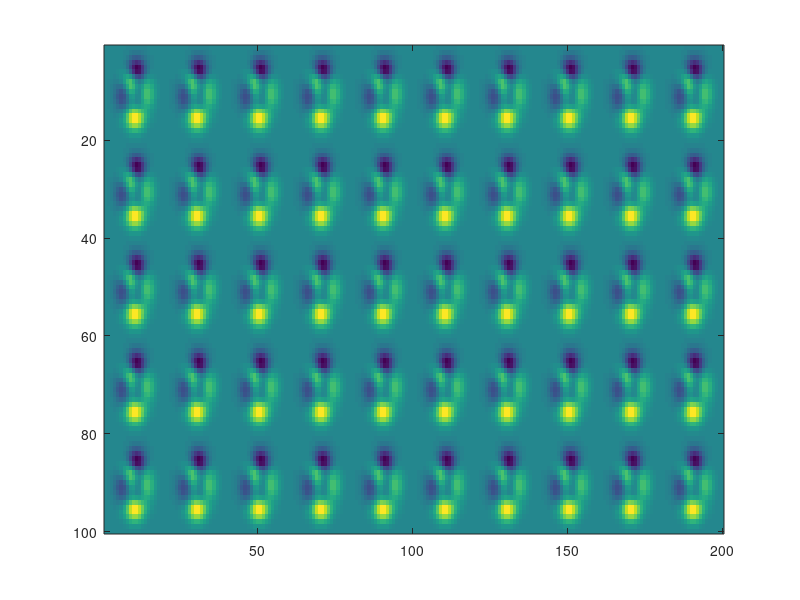
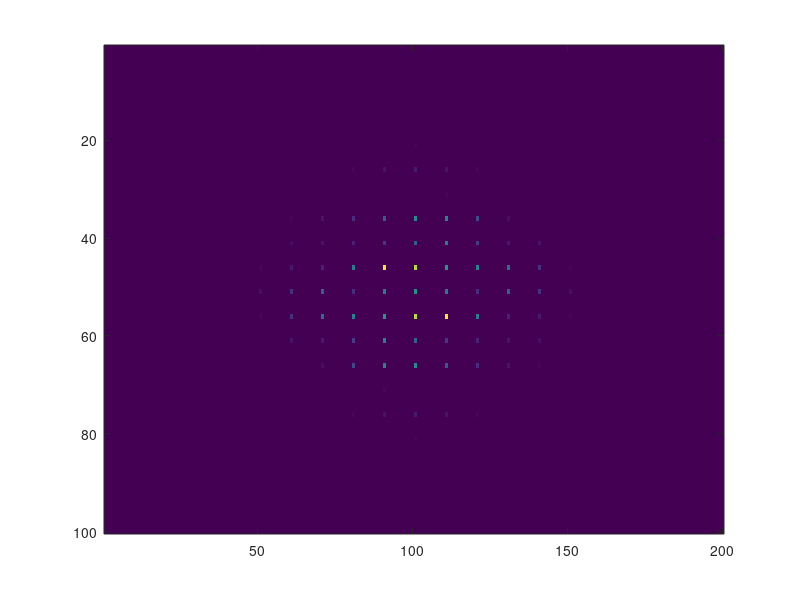

Write the MATLAB code that produced these figures, in order.
% 2-D Transform
% The 2-D Fourier transform is useful for processing 2-D signals and other 2-D data such as images.
% Create and plot 2-D data with repeated blocks.

P = peaks(20);
X = repmat(P,[5 10]);
figure;
imagesc(X)

% TODO : Compute the 2-D Fourier transform of the data.  
% Shift the zero-frequency component to the center of the output, and 
% plot the resulting 100-by-200 matrix, which is the same size as X
signal_fft = fft2(X, 100, 200);
signal_fft = fftshift(signal_fft);
signal_fft = abs(signal_fft);
figure;
imagesc(signal_fft);